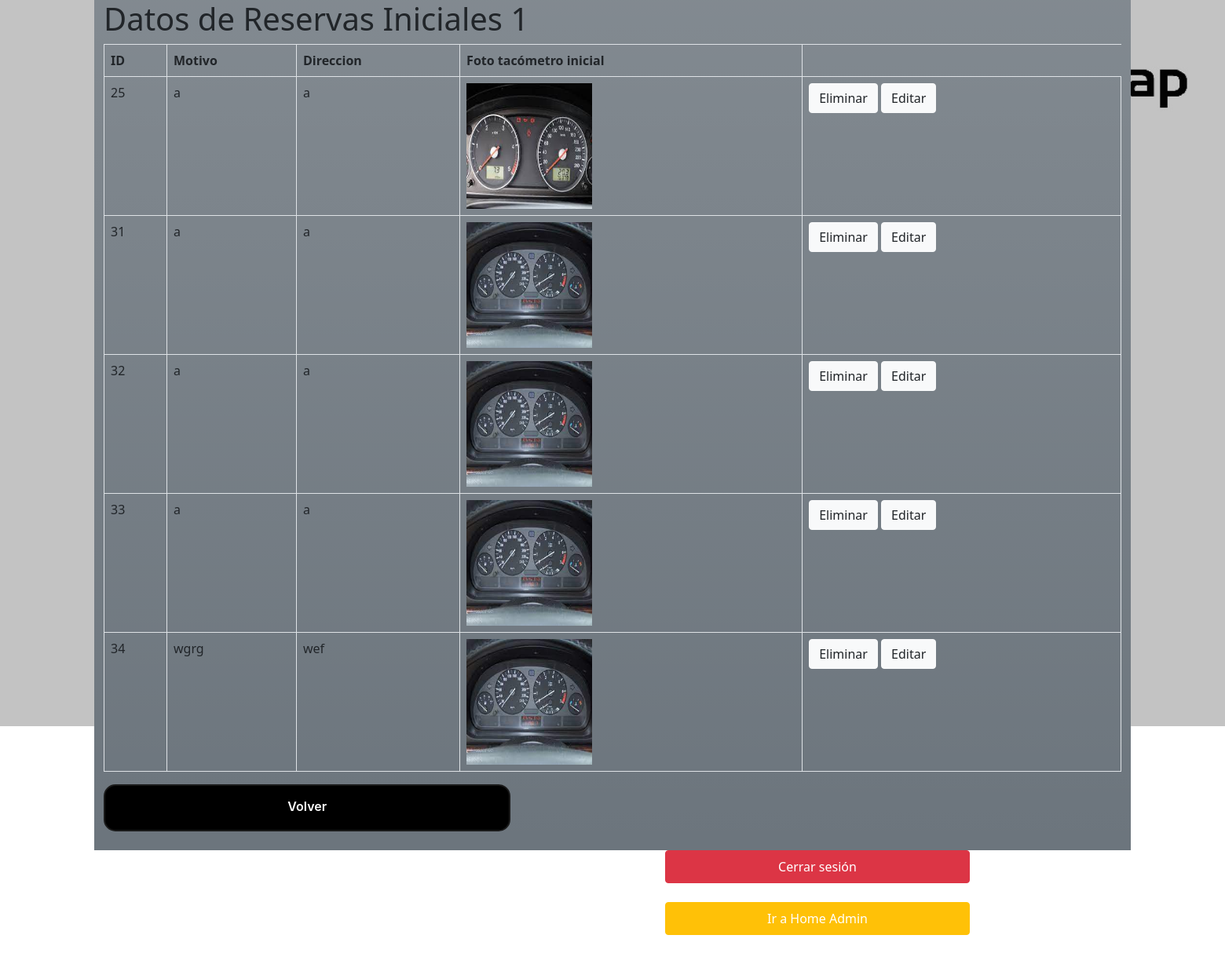
Page /reservas/crud_agenda_inicial1_listar/ (signed in) on the committed database.
### reservas/models.py (models this page shows, shortened)
class Reserva_Inicial1(models.Model):
    motivo1 = models.CharField(max_length=60, blank=True,null=True)
    direccion1 = models.CharField(max_length=60, blank=True, null=True)
    foto_tacometro1 = models.ImageField(upload_to='reservas/media', blank=True, null=True)

### reservas/decorators.py (the view)
    def wrapper_func(request, *args, **kwargs):
        if request.user.is_superuser:
            print("AUTENTICADO y SUPERUSER")
            return view_func(request, *args, **kwargs)
        print("NO AUTENTICADO")
        return redirect('/reservas/cuenta/login')

### reservas/views.py (called while the page is built)
@superuser_required
def crud_agenda_inicial1_listar(request):
    reservas_iniciales1=Reserva_Inicial1.objects.all()
    return render (request, 'crud_agenda_inicial1_listar.html',{"reserva_inicial1":reservas_iniciales1})

### reservas/templates/crud_agenda_inicial1_listar.html (shortened to what this page needs)
{% extends 'base_usuario.html' %}
{% block content %}
<body>
    <div class="container">
        <div class="row">
            <div class="col-xs-12 col-lg-12 bg-secondary bg-gradient bg-opacity-50">
                <h1>Datos de Reservas Iniciales 1</h1>
                <table class="table table-bordered">
                    <th>ID</th>
                    <th>Motivo</th>
                    <th>Direccion</th>
                    <th>Foto tacómetro inicial</th>
                    {% for x in reserva_inicial1 %}
                        <tr>
                            <td>{{ x.id }}
                            <td>{{ x.motivo1 }}
                            <td>{{ x.direccion1 }}
                            <td> <img src="/media/{{x.foto_tacometro1}}" style="height: 10em; width:10em;"> </td>
                            <td> <a class="btn btn-light text-dark" href="{% url 'reserva_inicial1_Del' pk=x.id %}">Eliminar</a>
                                <a class="btn btn-light text-dark" href="{% url 'reserva_inicial1_Edit' pk=x.id %}">Editar</a>
                        </tr>
                    {% endfor %}
                </table>
                <a href="{% url 'home_admin' %}" class="button-4">Volver</a>
                <br>
                <br>
            </div>
        </div>
    </div>
</body>
{% endblock %}

### reservas/templates/base_usuario.html (shortened to what this page needs)
<!DOCTYPE html>
<html lang="en">
  <head>
    <link
      href="https://cdn.jsdelivr.net/npm/bootstrap@5.0.2/dist/css/bootstrap.min.css"
      rel="stylesheet"
    />
    <link rel="stylesheet" href="/static/registration/Css/Login.css">
  </head>
    {% block content %}
    {% endblock %}
    <div class="container" style=" padding-bottom: 3em; margin-left:53.5%;">
      {% if user.is_authenticated %}
        <div style="width: 30%;">
          <a class="btn btn-danger nav-link text-white text-center"href="/reservas/cuenta/logout" id="nav-link">Cerrar sesión</a>
          {% if user.is_superuser %}
            <br>
            <a class="btn btn-warning nav-link text-white text-center" href="/reservas/home_admin" >Ir a Home Admin</a>
          {% endif %}
        </div>
      {% else %}
        <div style="width: 30%;">
          <a class="btn btn-success nav-link text-white text-center" href="/reservas/cuenta/login" >Ingresar</a>
          <br>
          <a class="btn btn-warning nav-link text-white text-center" href="/reservas/cuenta/register" >Registrar</a>
        </div>
      {% endif %}
    </div>
</body>
</html>

### static/registration/Css/Login.css (style rules this page uses)
* { margin: 0; padding: 0; box-sizing: border-box; }

### reservas/templates/base_usuario.html (style rules this page uses)
body { background-image: url("static/fondoina.jpg"); background-repeat: no-repeat; background-attachment: fixed; background-size: 100%; }
.button-4 { appearance: none; background-color: #000000; border: 2px solid #1a1a1a; border-radius: 15px; box-sizing: border-box; color: #ffffff; cursor: pointer; display: inline-block; font-family: Roobert, -apple-system, BlinkMacSystemFont, "Segoe UI", Helvetica, Arial, sans-serif, "Apple Color Emoji", "Segoe UI Emoji", "Segoe UI Symbol"; font-size: 16px; font-weight: 600; line-height: normal; margin: 0; min-height: 60px; min-width: 0; outline: none; padding: 16px 24px; text-align: center; text-decoration: none; transition: all 300ms cubic-bezier(0.23, 1, 0.32, 1); user-select: none; -webkit-user-select: none; touch-action: manipulation; width: 40%; will-change: transform; size: 10px; }

### rows in the picture
Reserva_Inicial1: id "25", motivo1 "a", direccion1 "a", foto_tacometro1 (picture)
Reserva_Inicial1: id "31", motivo1 "a", direccion1 "a", foto_tacometro1 (picture)
Reserva_Inicial1: id "32", motivo1 "a", direccion1 "a", foto_tacometro1 (picture)
Reserva_Inicial1: id "33", motivo1 "a", direccion1 "a", foto_tacometro1 (picture)
Reserva_Inicial1: id "34", motivo1 "wgrg", direccion1 "wef", foto_tacometro1 (picture)
